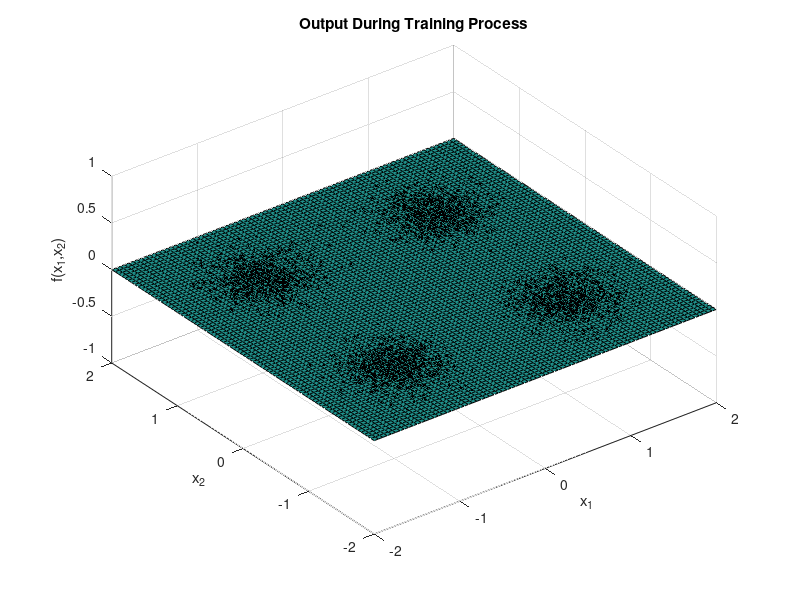

The MATLAB script that drew this image: (Note: this script raises an error after producing the figure.)
%% Visualization of the Training Process for a Small Neural Network
% Neural Network size is customizable, but 2 input and 1 output are needed 
% for proper visualization.

%% Clearing Environment
clc; clear; close all;
format long;

%% Training Data
test_size = 1000;

test_input1 = [0.25*randn([2 test_size]) + [ 1;  1]; 1*ones([2 test_size])];
test_input2 = [0.25*randn([2 test_size]) + [ 1; -1]; -1*ones([2 test_size])];
test_input3 = [0.25*randn([2 test_size]) + [-1; -1]; 1*ones([2 test_size])];
test_input4 = [0.25*randn([2 test_size]) + [-1;  1]; -1*ones([2 test_size])];

training_input = reshape ([test_input1 ; test_input2 ; test_input3 ; test_input4], size(test_input1,1), [] );

x1 = training_input(1,:);
x2 = training_input(2,:);
f = training_input(3,:);

clear training_input test_input1 test_input2 test_input3 test_input4 test_size

%% Activation Functions
relu = {
    @(x) x.*(x >= 0) 
    @(x) 1.*(x >= 0)
    };
tanh = {
    @(x) (1 - exp(-2.*x))./(1 + exp(-2.*x)) 
    @(x) 1 - ((1 - exp(-2.*x))./(1 + exp(-2.*x))).^2 
    };
sigm = {
    @(x) 1./(1 + exp(-x)) 
    @(x) (1./(1 + exp(-x))).*(1 - (1./(1 + exp(-x))))
    };

%% Cost Functions
mesq = {
    @(out, tar) 0.5.*(out - tar).^2 
    @(out, tar) (out - tar)
    };

%% Neural Network Memory Allocation

% Considerations:
% - Input is not defined as a Layer
% - Last Layer is Output

input_size = 2;
layer_sizes = [4; 3; 1];

% Neurons and Links Memory Allocation
neuron_in = cell(size(layer_sizes));
neuron_out = cell(size(layer_sizes));
weights = cell(size(layer_sizes));
bias = cell(size(layer_sizes));

% Derivatives Memory Allocation
neuron_in_der = cell(size(layer_sizes));
neuron_out_der = cell(size(layer_sizes));
weights_der = cell(size(layer_sizes));

for layer_ind = 1:size(layer_sizes,1)
    rows = layer_sizes(layer_ind);

    if layer_ind > 1
        cols = layer_sizes(layer_ind - 1);
    else
        cols = input_size;
    end

    weights{layer_ind} = rand([rows cols]);
    bias{layer_ind} = 0.1*ones([rows 1]);
    neuron_in{layer_ind} = zeros([rows 1]);
    neuron_out{layer_ind} = zeros([rows 1]);
end

clear rows cols layer_ind

%% Training Test

% Meshgrid for Plotting the Training Process
[X, Y] = meshgrid(-2:0.05:2,-2:0.05:2);
Z = zeros(size(X));

Xin = reshape(X,1,[]);
Yin = reshape(Y,1,[]);

% Training Proces Plot Configuration
figure
k = surf(X,Y,Z);
hold on
plot(x1, x2,'.k') 
hold off

title("Output During Training Process"); 
xlabel("x_1"); ylabel("x_2"); zlabel("f(x_1,x_2)");
grid on;
xlim([-2, 2]); ylim([-2, 2]);
daspect([1 1 1]);

% Training Process
for index = 1:size(x1,2)
    % Training Input and Target Output
    training_input = [x1(index);x2(index)];
    target_output = f(index);
    
    % Forward Propagation
    [neuron_in, neuron_out] = forwardPropagation(training_input, weights, bias, tanh);

    % Backward Propagation
    [neuron_in_der, neuron_out_der, weights_der] = backwardPropagation(training_input, neuron_in, neuron_out, target_output, weights, tanh, tanh, mesq);

    % Updating Neural Network Weights and Biases
    [weights, bias] = updateNeuralNetwork(neuron_in_der, weights_der, weights, bias, 0.3);

    % Update and Re-draw Actual State of the Network Every 10 Iterations
    if mod(index,10) == 0
        [~, Zaux] = forwardPropagation([Xin; Yin], weights, bias, tanh);
        Z = reshape(Zaux{end},size(X));
    
        k.ZData = Z;
        drawnow
    
        disp(index)
    end
end

% Close Training Graphic and Clear Unneded Variables
close all;
clear X Y Z Xin Yin Zaux k training_input target_output index

% Last Forward Propagation to see results
[~, neuron_out] = forwardPropagation([x1;x2], weights, bias, tanh);
test_output = neuron_out{end};

% Cost Function Result After Training
cost = mean(mesq{1}(test_output,f));

%% Plot of Results in 2D
[X, Y] = meshgrid(-2:0.05:2,-2:0.05:2);

Xin = reshape(X,1,[]);
Yin = reshape(Y,1,[]);

[~, Zaux] = forwardPropagation([Xin; Yin], weights, bias, tanh);
Z = reshape(Zaux{end},size(X));

figure
contourf(X,Y,Z,'LineColor','none');

hold on
plot(x1(test_output > 0), x2(test_output > 0),'.r') 
plot(x1(test_output <= 0), x2(test_output <= 0),'.b')  
hold off

title("Colormap of Output"); 
xlabel("x_1"); ylabel("x_2");
grid on;
xlim([-2, 2]); ylim([-2, 2]);
daspect([1 1 1]);
colorbar;

clear Xin Yin Zaux X Y Z

%% Plot of Results in 3D
[X, Y] = meshgrid(-2:0.05:2,-2:0.05:2);

Xin = reshape(X,1,[]);
Yin = reshape(Y,1,[]);

[~, Zaux] = forwardPropagation([Xin; Yin], weights, bias, tanh);
Z = reshape(Zaux{end},size(X));

figure
surf(X,Y,Z)

hold on
plot3(x1(test_output > 0), x2(test_output > 0), f(test_output > 0), '.r') 
plot3(x1(test_output <= 0), x2(test_output <= 0), f(test_output <= 0), '.b') 
hold off

title("Output After Training"); 
xlabel("x_1"); ylabel("x_2"); zlabel("f(x_1,x_2)");
grid on;
xlim([-2, 2]); ylim([-2, 2]);
daspect([1 1 1]);

clear Xin Yin Zaux X Y Z

%% Plot of Target Results

figure

plot(x1(f > 0), x2(f > 0),'.r') 
hold on
plot(x1(f <= 0), x2(f <= 0),'.b') 
hold off

yline(0); xline(0);

title("Expected Results"); 
xlabel("x_1"); ylabel("x_2");
xlim([-2, 2]); ylim([-2, 2]);
daspect([1 1 1]);
